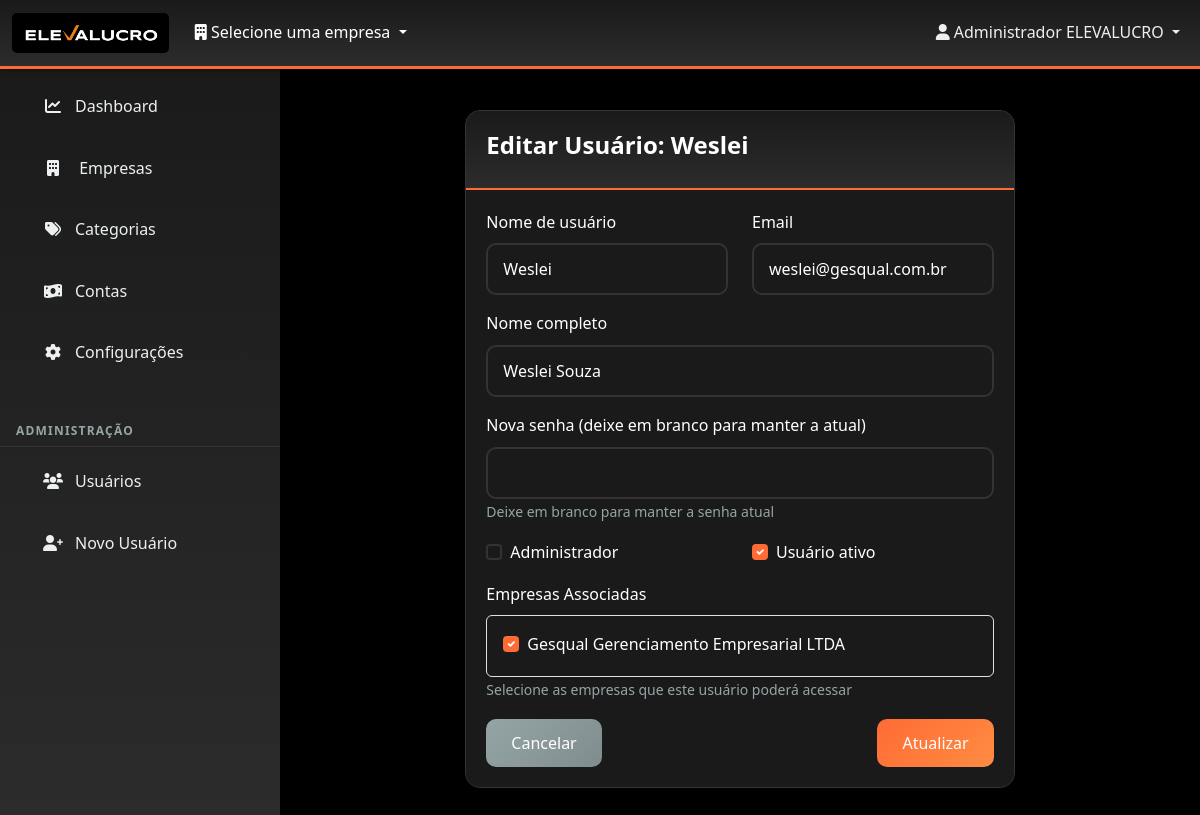
Page /usuarios/editar/2 (signed in) on the committed database.
### app.py (models this page shows, shortened)
class Usuario(UserMixin, db.Model):
    __tablename__ = 'usuarios'
    id = db.Column(db.Integer, primary_key=True)
    username = db.Column(db.String(80), unique=True, nullable=False)
    email = db.Column(db.String(120), unique=True, nullable=False)
    password_hash = db.Column(db.String(255), nullable=False)
    nome_completo = db.Column(db.String(200), nullable=False)
    is_admin = db.Column(db.Boolean, default=False)
    ativo = db.Column(db.Boolean, default=True)
    data_cadastro = db.Column(db.DateTime, default=datetime.utcnow)
    ultimo_login = db.Column(db.DateTime)
    empresas = db.relationship('Empresa', secondary=user_empresas,
                              backref=db.backref('usuarios', lazy='dynamic'))
    def get_empresas_acessiveis(self):
        if self.is_admin:
            return Empresa.query.filter_by(ativa=True).all()
        return [empresa for empresa in self.empresas if empresa.ativa]

class Empresa(db.Model):
    __tablename__ = 'empresas'
    id = db.Column(db.Integer, primary_key=True)
    cnpj = db.Column(db.String(18), unique=True, nullable=False)
    nome = db.Column(db.String(100), nullable=False)
    caminho_banco = db.Column(db.String(255), nullable=False)
    data_cadastro = db.Column(db.DateTime, default=datetime.utcnow)
    ativa = db.Column(db.Boolean, default=True)
    data_inativacao = db.Column(db.DateTime, nullable=True)
    usuario_inativacao = db.Column(db.String(100), nullable=True)

### app.py (the view, shortened to what this page needs)
@app.route('/usuarios/editar/<int:id>', methods=['GET', 'POST'])
@login_required
def editar_usuario(id):
    if not current_user.is_admin:
        flash('Acesso negado. Apenas administradores podem editar usuários.', 'error')
        return redirect(url_for('dashboard'))
    try:
        usuario = Usuario.query.get_or_404(id)
        form = UsuarioEditForm(obj=usuario)
        empresas_disponiveis = Empresa.query.filter_by(ativa=True).all()
        return render_template('usuarios/editar.html',
                             form=form,
                             usuario=usuario,
                             empresas_disponiveis=empresas_disponiveis)
    except Exception as e:
        import traceback
        traceback.print_exc()
        flash(f'Erro ao carregar usuário: {str(e)}', 'error')
        return redirect(url_for('listar_usuarios'))

### app.py
class UsuarioEditForm(FlaskForm):
    username = StringField('Nome de usuário', validators=[DataRequired(), Length(min=4, max=25)])
    email = StringField('Email', validators=[DataRequired(), Email()])
    nome_completo = StringField('Nome completo', validators=[DataRequired(), Length(min=2, max=100)])
    password = PasswordField('Nova senha (deixe em branco para manter a atual)', validators=[Optional(), Length(min=6)])
    is_admin = BooleanField('Administrador')
    ativo = BooleanField('Usuário ativo')
    empresas = SelectMultipleField('Empresas', coerce=int,
                                  choices=[],
                                  render_kw={"class": "form-control", "multiple": True})
    submit = SubmitField('Atualizar')

### app.py (called while the page is built)
@login_manager.user_loader
def load_user(user_id):
    return db.session.get(Usuario, int(user_id))  # Esta já está correta

@app.context_processor
def inject_empresas():
    empresas = []
    if current_user.is_authenticated:
        try:
            empresas = current_user.get_empresas_acessiveis()
        except Exception as e:
            empresas = []
    return dict(empresas=empresas)

@app.context_processor
def inject_empresa_selecionada():
    empresa = None
    if 'empresa_selecionada' in session:
        empresa = db.session.get(Empresa, session['empresa_selecionada'])
    return dict(empresa_selecionada=empresa)

### templates/usuarios/editar.html (shortened to what this page needs)
{% extends "base.html" %}
{% block content %}
<div class="container mt-4">
    <div class="row justify-content-center">
        <div class="col-md-8">
            <div class="card">
                <div class="card-header">
                    <h4>Editar Usuário: {{ usuario.username }}</h4>
                </div>
                <div class="card-body">
                    <form method="POST">
                        <div class="row">
                            <div class="col-md-6">
                                <div class="mb-3">
                                    {{ form.username.label(class="form-label") }}
                                    {{ form.username(class="form-control") }}
                                </div>
                            </div>
                            <div class="col-md-6">
                                <div class="mb-3">
                                    {{ form.email.label(class="form-label") }}
                                    {{ form.email(class="form-control") }}
                                </div>
                            </div>
                        </div>
                        <div class="mb-3">
                            {{ form.nome_completo.label(class="form-label") }}
                            {{ form.nome_completo(class="form-control") }}
                        </div>
                        <div class="mb-3">
                            {{ form.password.label(class="form-label") }}
                            {{ form.password(class="form-control") }}
                            <small class="form-text text-muted">Deixe em branco para manter a senha atual</small>
                        </div>
                        <div class="row">
                            <div class="col-md-6">
                                <div class="mb-3">
                                    <div class="form-check">
                                        {{ form.is_admin(class="form-check-input") }}
                                        {{ form.is_admin.label(class="form-check-label") }}
                                    </div>
                                </div>
                            </div>
                            <div class="col-md-6">
                                <div class="mb-3">
                                    <div class="form-check">
                                        {{ form.ativo(class="form-check-input") }}
                                        {{ form.ativo.label(class="form-check-label") }}
                                    </div>
                                </div>
                            </div>
                        </div>
                        <div class="mb-3">
                            <label class="form-label">Empresas Associadas</label>
                            <div class="border rounded p-3" style="max-height: 200px; overflow-y: auto;">
                                {% if empresas_disponiveis %}
                                    {% for empresa in empresas_disponiveis %}
                                    <div class="form-check">
                                        <input class="form-check-input" type="checkbox"
                                               name="empresas_selecionadas"
                                               value="{{ empresa.id }}"
                                               id="empresa{{ empresa.id }}"
                                               {% if empresa in usuario.empresas %}checked{% endif %}>
                                        <label class="form-check-label" for="empresa{{ empresa.id }}">
                                            {{ empresa.nome }}
                                        </label>
                                    </div>
                                    {% endfor %}
                                {% else %}
                                    <p class="text-muted">Nenhuma empresa disponível</p>
                                {% endif %}
                            </div>
                            <small class="form-text text-muted">
                                Selecione as empresas que este usuário poderá acessar
                            </small>
                        </div>
                        <div class="d-flex justify-content-between">
                            <a href="{{ url_for('listar_usuarios') }}" class="btn btn-secondary">Cancelar</a>
                            {{ form.submit(class="btn btn-primary") }}
                        </div>
                    </form>
                </div>
            </div>
        </div>
    </div>
</div>
{% endblock %}

### templates/base.html (shortened to what this page needs)
<!DOCTYPE html>
<html lang="pt-BR">
<head>
    <link href="https://cdn.jsdelivr.net/npm/bootstrap@5.3.0/dist/css/bootstrap.min.css" rel="stylesheet">
    <link href="https://cdnjs.cloudflare.com/ajax/libs/font-awesome/6.0.0/css/all.min.css" rel="stylesheet">
</head>
<body>
    <nav class="navbar navbar-expand-lg navbar-dark fixed-top">
        <div class="container-fluid">
            <a class="navbar-brand" href="{{ url_for('dashboard') }}">
                <img src="{{ url_for('static', filename='images/logo_elevalucro-02.jpg') }}" alt="ELEVALUCRO" class="logo-elevalucro">
            </a>
            <div class="collapse navbar-collapse">
                <div class="nav-item dropdown">
                    <a class="nav-link dropdown-toggle" href="#" role="button" data-bs-toggle="dropdown">
                        <i class="fas fa-building"></i>
                        <span id="empresa-selecionada">
                            {% if empresa_selecionada %}
                                {{ empresa_selecionada.nome }}
                            {% else %}
                                Selecione uma empresa
                            {% endif %}
                        </span>
                    </a>
                </div>
                <ul class="navbar-nav ms-auto">
                    {% if current_user.is_authenticated %}
                    <li class="nav-item dropdown">
                        <a class="nav-link dropdown-toggle" href="#" role="button" data-bs-toggle="dropdown">
                            <i class="fas fa-user me-1"></i>{{ current_user.nome_completo }}
                        </a>
                    </li>
                    {% endif %}
                </ul>
            </div>
        </div>
    </nav>
    <div class="main-container">
        <nav class="sidebar">
            <ul class="nav flex-column">
                <li class="nav-item">
                    <a class="nav-link {{ 'active' if request.endpoint == 'dashboard' }}" href="{{ url_for('dashboard') }}">
                        <i class="fas fa-chart-line"></i>Dashboard
                    </a>
                </li>
                <li class="nav-item">
                    <a class="nav-link {{ 'active' if request.endpoint == 'empresas' }}" href="{{ url_for('empresas') }}">
                        <i class="fas fa-building"></i> Empresas
                    </a>
                </li>
                <li class="nav-item">
                    <a class="nav-link {{ 'active' if request.endpoint == 'listar_categorias' }}" href="{{ url_for('listar_categorias') }}">
                        <i class="fas fa-tags"></i>Categorias
                    </a>
                </li>
                <li class="nav-item">
                    <a class="nav-link {{ 'active' if request.endpoint == 'listar_contas' }}" href="{{ url_for('listar_contas') }}">
                        <i class="fas fa-money-bill-wave"></i>Contas
                    </a>
                </li>
                <li class="nav-item">
                    <a class="nav-link {{ 'active' if request.endpoint == 'configuracao_calculo' }}" href="{{ url_for('configuracao_calculo') }}">
                        <i class="fas fa-cog"></i>Configurações
                    </a>
                </li>
                {% if current_user.is_admin %}
                <li class="nav-item mt-3">
                    <h6 class="sidebar-heading d-flex justify-content-between align-items-center px-3 mt-4 mb-1 text-muted">
                        <span>Administração</span>
                    </h6>
                </li>
                <li class="nav-item">
                    <a class="nav-link {{ 'active' if request.endpoint == 'listar_usuarios' }}" href="{{ url_for('listar_usuarios') }}">
                        <i class="fas fa-users"></i>Usuários
                    </a>
                </li>
                <li class="nav-item">
                    <a class="nav-link {{ 'active' if request.endpoint == 'registro' }}" href="{{ url_for('registro') }}">
                        <i class="fas fa-user-plus"></i>Novo Usuário
                    </a>
                </li>
                {% endif %}
            </ul>
        </nav>
        <main class="main-content">
            {% block content %}{% endblock %}
        </main>
    </div>
</body>
</html>

### templates/base.html (style rules this page uses)
:root { --primary-color: #ff6b35; --secondary-color: #34495e; --accent-color: #ff6b35; --success-color: #27ae60; --danger-color: #e74c3c; --warning-color: #f39c12; --info-color: #3498db; --light-gray: #ecf0f1; --medium-gray: #95a5a6; --dark-gray: #2c3e50; --text-dark: #ffffff; --text-light: #ecf0f1; --text-muted: #95a5a6; --sidebar-bg: linear-gradient(180deg, #1a1a1a 0%, #2c2c2c 100%); --card-shadow: 0 4px 6px rgba(0, 0, 0, 0.5); --background-dark: #000000; --card-bg: #1a1a1a; --border-color: #333333; }
* { box-sizing: border-box; }
body { font-family: 'Segoe UI', Tahoma, Geneva, Verdana, sans-serif; background-color: var(--background-dark); color: var(--text-dark); margin: 0; padding: 0; line-height: 1.6; }
.navbar { background: var(--sidebar-bg); box-shadow: 0 2px 4px rgba(0, 0, 0, 0.3); border-bottom: 3px solid var(--accent-color); }
.navbar-brand { font-weight: 700; color: white !important; font-size: 1.5rem; display: flex; align-items: center; }
.navbar-nav .nav-link { color: var(--text-light) !important; transition: color 0.3s ease; }
.logo-elevalucro { max-height: 40px; width: auto; margin-right: 10px; border-radius: 5px; }
.main-container { display: flex; min-height: 100vh; padding-top: 56px; }
.sidebar { width: 280px; background: var(--sidebar-bg); padding: 20px 0; position: fixed; top: 56px; bottom: 0; left: 0; overflow-y: auto; z-index: 100; box-shadow: 2px 0 10px rgba(0, 0, 0, 0.3); }
.sidebar .nav-link { color: var(--light-gray); padding: 15px 25px; margin: 3px 15px; border-radius: 10px; transition: all 0.3s ease; display: block; text-decoration: none; border-left: 3px solid transparent; }
.sidebar .nav-link i { margin-right: 12px; width: 20px; text-align: center; }
.main-content { flex: 1; margin-left: 280px; padding: 30px; background-color: var(--background-dark); min-height: calc(100vh - 56px); }
.card { border: 1px solid var(--border-color); border-radius: 15px; box-shadow: var(--card-shadow); transition: all 0.3s ease; background-color: var(--card-bg); color: var(--text-dark); margin-bottom: 20px; }
.card-header { background: var(--sidebar-bg); color: white; border-radius: 15px 15px 0 0 !important; font-weight: 600; padding: 20px; border-bottom: 2px solid var(--accent-color); }
.card-body { padding: 20px; background-color: var(--card-bg); border-radius: 0 0 15px 15px; }
.btn { border-radius: 10px; font-weight: 500; padding: 12px 25px; transition: all 0.3s ease; border: none; text-decoration: none; display: inline-block; text-align: center; cursor: pointer; }
.btn-primary { background: linear-gradient(135deg, var(--primary-color) 0%, #ff8c42 100%); color: white; }
.btn-secondary { background: linear-gradient(135deg, var(--medium-gray) 0%, #7f8c8d 100%); color: white; }
.form-control, .form-select { border-radius: 10px; border: 2px solid var(--border-color); padding: 12px 15px; transition: all 0.3s ease; background-color: var(--card-bg); color: var(--text-dark); }
.form-control::placeholder { color: var(--text-muted); }
.form-label { color: var(--text-dark); font-weight: 500; margin-bottom: 8px; }
.form-check-input { background-color: var(--card-bg); border: 2px solid var(--border-color); }
.form-check-input:checked { background-color: var(--accent-color); border-color: var(--accent-color); }
.form-check-label { color: var(--text-dark); }
.h1, .h2, .h3, .h4, .h5, .h6, h1, h2, h3, h4, h5, h6 { color: var(--text-dark); font-weight: 600; }
.text-muted { color: var(--text-muted) !important; }
.sidebar-heading { font-size: 0.75rem; text-transform: uppercase; font-weight: 600; letter-spacing: 0.1em; color: #95a5a6 !important; border-bottom: 1px solid #333333; padding-bottom: 8px; margin-bottom: 8px; }

### rows in the picture
Usuario: nome_completo "Administrador ELEVALUCRO"
Usuario: username "Weslei", email "weslei@gesqual.com.br", nome_completo "Weslei Souza", ativo "☑"
Empresa: nome "Gesqual Gerenciamento Empresarial LTDA"
